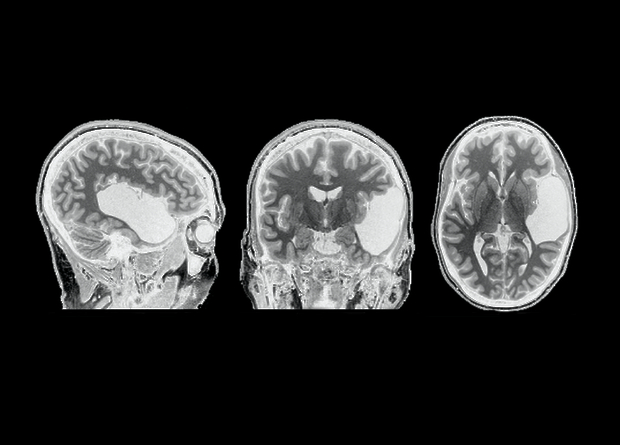
#> input picture sample.jpg, 620 x 445 px
$ python -i processor.py   (imports and definitions only)
#> lines starting #> are read from the running program, lines starting #| are printed output that depends on the picture
#> further down, picture is the input picture: shape (445, 620, 3); mean B, G, R 47.4, 47.4, 46.9
from math import pi, e
import numpy as np
from skimage.io import imread, imshow
from skimage import img_as_float
from scipy.signal import convolve2d
from numpy.fft import fft2, fftshift

class ImgProcessor():
    def __init__(self):
        self.sigma = 0.33
        self.n_layers = 4

    def set_params(self, sigma, n_layers):
        if sigma and n_layers:
            self.sigma = float(sigma)
            self.n_layers = int(n_layers)
        else:
            self.sigma = 0.33
            self.n_layers = 4

    def conv(self, img, kernel):
        r, g, b = img[:, :, 0], img[:, :, 1], img[:, :, 2]
        r2, g2, b2 = convolve2d(r, kernel, mode='same'), convolve2d(g, kernel, mode='same'), convolve2d(b, kernel, mode='same')
        result = np.dstack((r2, g2, b2))
        return result

    def gauss(self, x, y, sigma):
        return (1 / ((2 * pi) * sigma**2) * e**((- x**2 - y**2) / (2 * sigma**2)))

    def gauss_pyramid(self, img):
        result = []
        k = int(round(6 * self.sigma + 1))
        core = np.array([[self.gauss(x, y, self.sigma) for x in range(-k, k + 1)] for y in range(-k, k + 1)])
        kernel = core / np.sum(core, axis=(0, 1))
        for i in range(self.n_layers):
            img = self.conv(img, kernel)
            img = np.clip(img, 0, 1)
            result.append(img)
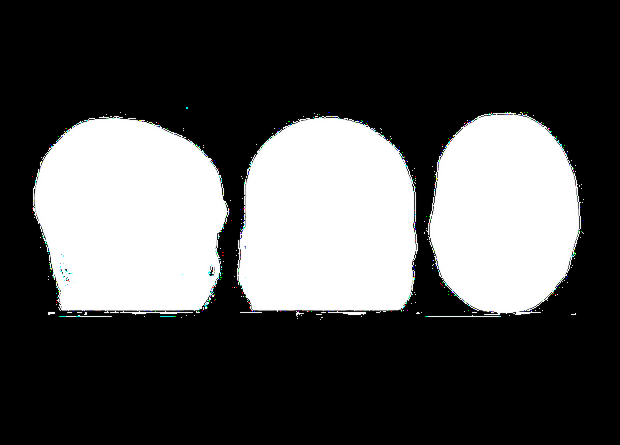
#> img: shape (445, 620, 3) float64; mean of channels 0, 1, 2 0.313, 0.313, 0.312; drawn as B, G, R
#> after the loop, result = 4 items
        return np.array(result)

    def lap_pyramid(self, img):
        g_img = [img[:, :, :3]]
        g = self.gauss_pyramid(img)
        result = []
        for i in range(self.n_layers):
            g_img.append(g[i])
            pic = g_img[i] - g_img[i + 1]
            result.append(pic)
        result.append(g_img[-1])
        result = np.array(result)
        return result

    def open_img(self, path):
        img = imread(path)
        img = img_as_float(img)
        return img

    def img_to_byte(self, img_lst):
        result = []
        for i in img_lst:
            temp = (i * 255).astype(np.uint8)
            result.append(temp)
        return result

>>> import cv2
>>> picture = cv2.imread('sample.jpg')
>>> result = ImgProcessor().gauss_pyramid(picture)
